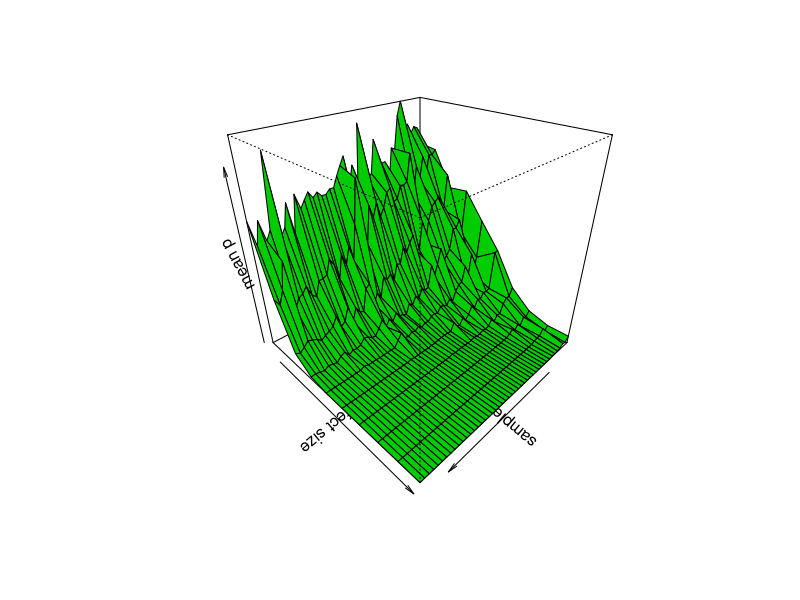

The R source for this figure:
output = matrix(nrow=45,ncol=10)
colnames(output) = seq(0,9)/5
rownames(output) = seq(6,50)

for(diff in 1:10){
  for(samples in 6:50){
    p_vals = c()
    for(k in 1:30){
      p_vals[k] = as.numeric(t.test(rnorm(samples,0,1),rnorm(samples,diff/5,1))$p.value)
    }
    output[samples-5,diff] = mean(p_vals)
  }
}

z=output
x=1:nrow(z)
y=1:ncol(z)
persp(x,y,z,theta = 135, phi = 30, col = "green3", scale = T,xlab="samples",ylab="effect size",zlab="mean p")
